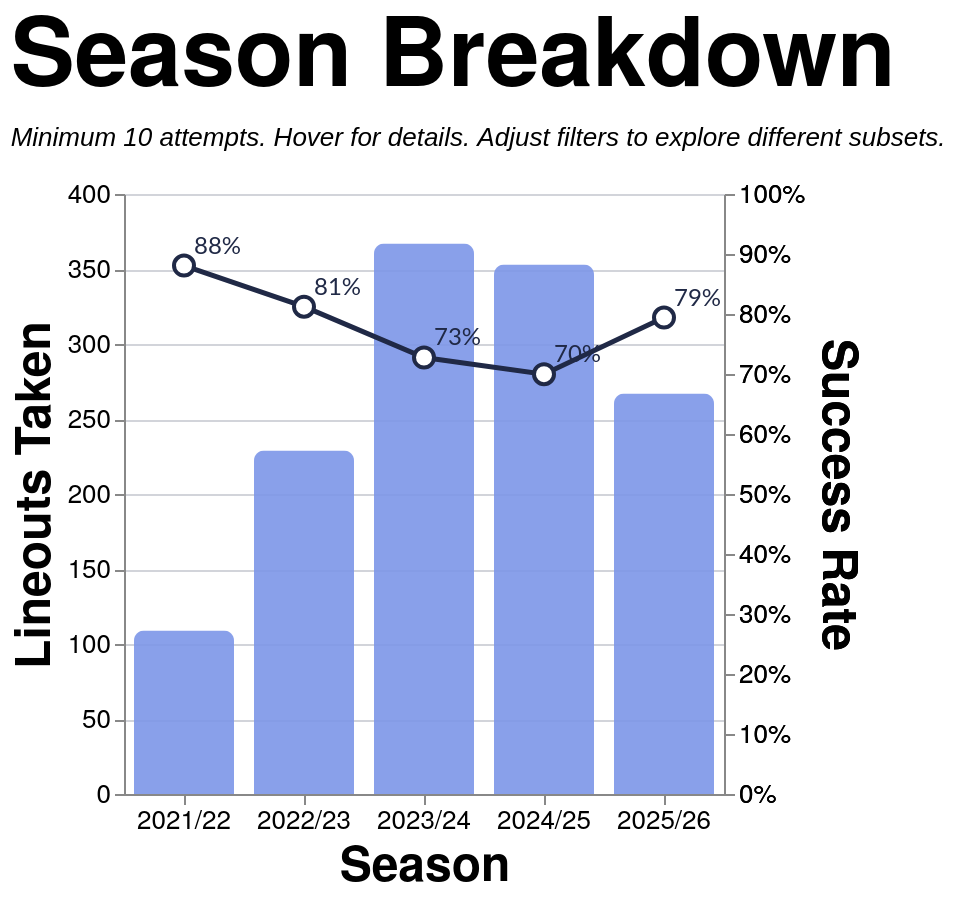

Describe this chart as a Vega-Lite specification.
### Vega-Lite specification from a JSON file in a GitHub repository (floating-point values rounded to 4 significant figures; data arrays with more than 128 entries replaced by an {"elided": "..."} marker saying what was removed)
{"config": {"axis": {"labelFont": "PT Sans Narrow, Helvetica Neue, Helvetica, Arial, sans-serif", "titleFont": "PT Sans Narrow, Helvetica Neue, Helvetica, Arial, sans-serif", "labelFontSize": 13, "titleFontSize": 24, "gridColor": "#202947", "gridOpacity": 0.2, "zindex": 1}, "text": {"font": "Lato, sans-serif"}, "bar": {"cornerRadiusEnd": 5}, "header": {"labelFont": "PT Sans Narrow, Helvetica Neue, Helvetica, Arial, sans-serif", "titleFont": "PT Sans Narrow, Helvetica Neue, Helvetica, Arial, sans-serif", "labelFontSize": 24, "titleFontSize": 28, "labelFontWeight": "bold", "orient": "left"}, "legend": {"labelFont": "PT Sans Narrow, Helvetica Neue, Helvetica, Arial, sans-serif", "titleFont": "PT Sans Narrow, Helvetica Neue, Helvetica, Arial, sans-serif", "labelFontSize": 14, "titleFontSize": 16, "titlePadding": 5, "fillColor": "white", "strokeColor": "black", "padding": 10, "titleFontWeight": "lighter", "titleFontStyle": "italic", "titleColor": "gray", "offset": 10}, "title": {"font": "PT Sans Narrow, Helvetica Neue, Helvetica, Arial, sans-serif", "fontSize": 48, "fontWeight": "bold", "anchor": "start", "align": "center", "titlePadding": 20, "subtitlePadding": 10, "subtitleFontSize": 13, "subtitleColor": "", "subtitleFontStyle": "italic", "offset": 15, "color": "black"}, "axisX": {"labelAngle": 0}, "facet": {"title": null, "header": null, "align": {"row": "each", "column": "each"}, "spacing": 10}, "resolve": {"scale": {"y": "independent", "facet": "independent"}}, "background": "transparent", "scale": {"offsetBandPaddingOuter": 0.2, "offsetBandPaddingInner": 0.1}, "view": {"stroke": null, "background": "transparent"}}, "layer": [{"mark": {"type": "bar", "opacity": 0.9, "size": 50}, "encoding": {"color": {"value": "#7d96e8"}, "stroke": {"value": "transparent"}, "tooltip": [{"field": "season", "title": "Season", "type": "nominal"}, {"field": "attempts", "format": ",.0f", "title": "Attempts", "type": "quantitative"}, {"field": "won", "format": ",.0f", "title": "Won", "type": "quantitative"}, {"field": "success_rate", "format": ".1%", "title": "Success Rate", "type": "quantitative"}], "x": {"axis": {"labelAngle": 0}, "field": "season", "sort": ["2021/22", "2022/23", "2023/24", "2024/25", "2025/26"], "title": "Season", "type": "nominal"}, "y": {"field": "attempts", "title": "Lineouts Taken", "type": "quantitative"}}, "transform": [{"filter": "(loSquad == 'All' || datum.squad == loSquad) && (loSeason == 'All' || datum.season == loSeason) && (loGameType == 'All' || (loGameType == 'League + Cup' && (datum.game_type == 'League' || datum.game_type == 'Cup')) || (loGameType == 'League only' && datum.game_type == 'League') || datum.game_type == loGameType) && (loThrower == 'All' || datum.thrower == loThrower) && (loJumper == 'All' || datum.jumper == loJumper) && (loArea == 'All' || datum.area == loArea) && (loNumbers == 'All' || datum.numbers == loNumbers)"}, {"aggregate": [{"op": "count", "as": "attempts"}, {"op": "sum", "field": "won", "as": "won"}], "groupby": ["season"]}, {"filter": "datum.attempts >= 10"}, {"calculate": "datum.won / datum.attempts", "as": "success_rate"}]}, {"mark": {"type": "line", "point": {"fill": "white", "filled": false, "size": 100, "stroke": "#202946"}, "stroke": "#202946", "strokeWidth": 2.5}, "encoding": {"tooltip": [{"field": "season", "title": "Season", "type": "nominal"}, {"field": "attempts", "format": ",.0f", "title": "Attempts", "type": "quantitative"}, {"field": "won", "format": ",.0f", "title": "Won", "type": "quantitative"}, {"field": "success_rate", "format": ".1%", "title": "Success Rate", "type": "quantitative"}], "x": {"axis": {"labelAngle": 0}, "field": "season", "sort": ["2021/22", "2022/23", "2023/24", "2024/25", "2025/26"], "title": "Season", "type": "nominal"}, "y": {"axis": {"format": "%", "orient": "right"}, "field": "success_rate", "scale": {"domain": [0, 1]}, "title": "Success Rate", "type": "quantitative"}}, "transform": [{"filter": "(loSquad == 'All' || datum.squad == loSquad) && (loSeason == 'All' || datum.season == loSeason) && (loGameType == 'All' || (loGameType == 'League + Cup' && (datum.game_type == 'League' || datum.game_type == 'Cup')) || (loGameType == 'League only' && datum.game_type == 'League') || datum.game_type == loGameType) && (loThrower == 'All' || datum.thrower == loThrower) && (loJumper == 'All' || datum.jumper == loJumper) && (loArea == 'All' || datum.area == loArea) && (loNumbers == 'All' || datum.numbers == loNumbers)"}, {"aggregate": [{"op": "count", "as": "attempts"}, {"op": "sum", "field": "won", "as": "won"}], "groupby": ["season"]}, {"filter": "datum.attempts >= 10"}, {"calculate": "datum.won / datum.attempts", "as": "success_rate"}]}, {"mark": {"type": "text", "align": "left", "baseline": "middle", "color": "#202946", "dx": 5, "dy": -10, "fontSize": 12}, "encoding": {"text": {"field": "success_rate", "format": ".0%", "type": "quantitative"}, "x": {"axis": {"labelAngle": 0}, "field": "season", "sort": ["2021/22", "2022/23", "2023/24", "2024/25", "2025/26"], "title": "Season", "type": "nominal"}, "y": {"axis": {"format": "%", "orient": "right"}, "field": "success_rate", "scale": {"domain": [0, 1]}, "title": "Success Rate", "type": "quantitative"}}, "transform": [{"filter": "(loSquad == 'All' || datum.squad == loSquad) && (loSeason == 'All' || datum.season == loSeason) && (loGameType == 'All' || (loGameType == 'League + Cup' && (datum.game_type == 'League' || datum.game_type == 'Cup')) || (loGameType == 'League only' && datum.game_type == 'League') || datum.game_type == loGameType) && (loThrower == 'All' || datum.thrower == loThrower) && (loJumper == 'All' || datum.jumper == loJumper) && (loArea == 'All' || datum.area == loArea) && (loNumbers == 'All' || datum.numbers == loNumbers)"}, {"aggregate": [{"op": "count", "as": "attempts"}, {"op": "sum", "field": "won", "as": "won"}], "groupby": ["season"]}, {"filter": "datum.attempts >= 10"}, {"calculate": "datum.won / datum.attempts", "as": "success_rate"}]}], "data": {"name": "data-2b13faf91d0685dd59a6df8ac0f7e66f"}, "height": 300, "params": [{"name": "loSquad", "value": "All"}, {"name": "loSeason", "value": "All"}, {"name": "loGameType", "value": "All"}, {"name": "loThrower", "value": "All"}, {"name": "loJumper", "value": "All"}, {"name": "loArea", "value": "All"}, {"name": "loNumbers", "value": "All"}], "resolve": {"scale": {"y": "independent"}}, "title": {"text": "Season Breakdown", "subtitle": "Minimum 10 attempts. Hover for details. Adjust filters to explore different subsets."}, "width": {"step": 60}, "$schema": "https://vega.github.io/schema/vega-lite/v5.20.1.json", "datasets": {"data-2b13faf91d0685dd59a6df8ac0f7e66f": {"elided": "1325 records"}}}
